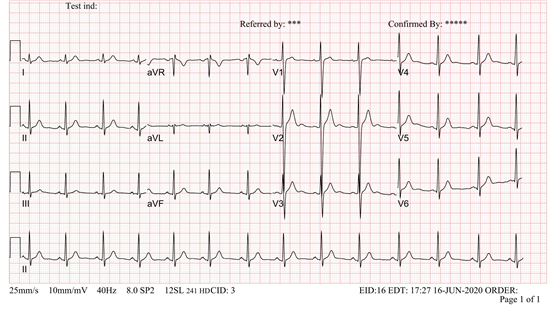
#> input picture 완전독립형 오프라인 구급차(환자 분류)시스템/EKG.png, 560 x 316 px
$ python debug_EKG.py
#> lines starting #> are read from the running program, lines starting #| are printed output that depends on the picture; after the words box and inside, x2 and y2 are one past the last pixel; in counts of white or black regions, pixels touching at a corner belong together
# 메인 단계 9: EKG 파형 추출 진단 스크립트
import cv2
import numpy as np
from scipy.signal import find_peaks

def debug_ekg_vision(image_path):
#> called with image_path = 'EKG.png'
    print(f"=== EKG 비전 전처리 디버깅 시작: '{image_path}' ===")

    # 1. 원본 이미지 로드
    img = cv2.imread(image_path)
#> img is the input picture: shape (316, 560, 3); mean B, G, R 236, 235.7, 244.1
    if img is None:
        print("❌ 에러: 이미지를 찾을 수 없습니다. 경로와 파일명을 다시 확인해주세요.")
        return

    h, w, _ = img.shape
#> h = 316; w = 560

    # 2. 크롭 (하단 25% 리듬 스트립)
    strip = img[int(h*0.75):h, :]
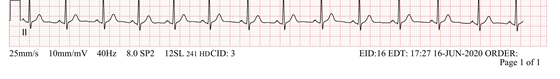
#> strip: shape (79, 560, 3); mean B, G, R 238.4, 238.3, 243.8
    cv2.imwrite("debug_1_crop.png", strip)
    print("✅ 1단계 완료: 하단 잘라내기 저장 (debug_1_crop.png 확인)")

    # 3. 그레이스케일 및 이진화 (핵심 문제 의심 구간)
    gray = cv2.cvtColor(strip, cv2.COLOR_BGR2GRAY)
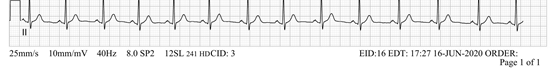
#> gray: shape (79, 560); min 25, max 255, mean 239.9

    # 기존보다 조금 더 관대하게 기준값(120 -> 150)을 조정해 봅니다.
    _, binary = cv2.threshold(gray, 150, 255, cv2.THRESH_BINARY_INV)
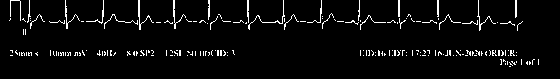
#> binary: shape (79, 560); 4.3% white in thin lines or dots, all inside (x1, y1, x2, y2) = (9, 0, 539, 67)
    cv2.imwrite("debug_2_binary.png", binary)
    print("✅ 2단계 완료: 흑백 반전 마스크 저장 (debug_2_binary.png 확인)")

    # 4. R-Peak 픽셀 탐지
    col_sums = np.sum(binary == 255, axis=0)
#> col_sums = 560 values, max 30 at index 139, min 0 at index 0, mean 3.39
    peaks, _ = find_peaks(col_sums, distance=w//30, height=np.max(col_sums)*0.4)
#> peaks = [10, 29, 65, 102, 139, 174, 209, 248, 283, 320, 359, 399, 438, 478, 516]

    print(f"🔍 탐지된 R-Peak 개수: {len(peaks)} 개")
#| 🔍 탐지된 R-Peak 개수: 15 개
    if len(peaks) < 2:
        print("❌ 실패: 피크가 너무 적습니다. debug_2_binary.png에서 선이 다 지워졌는지 확인하세요.")
    else:
        print("🟢 성공: 파형 탐지 완료! 기준값(Threshold) 조정이 해결책이었습니다.")

if __name__ == "__main__":
    debug_ekg_vision("EKG.png")
